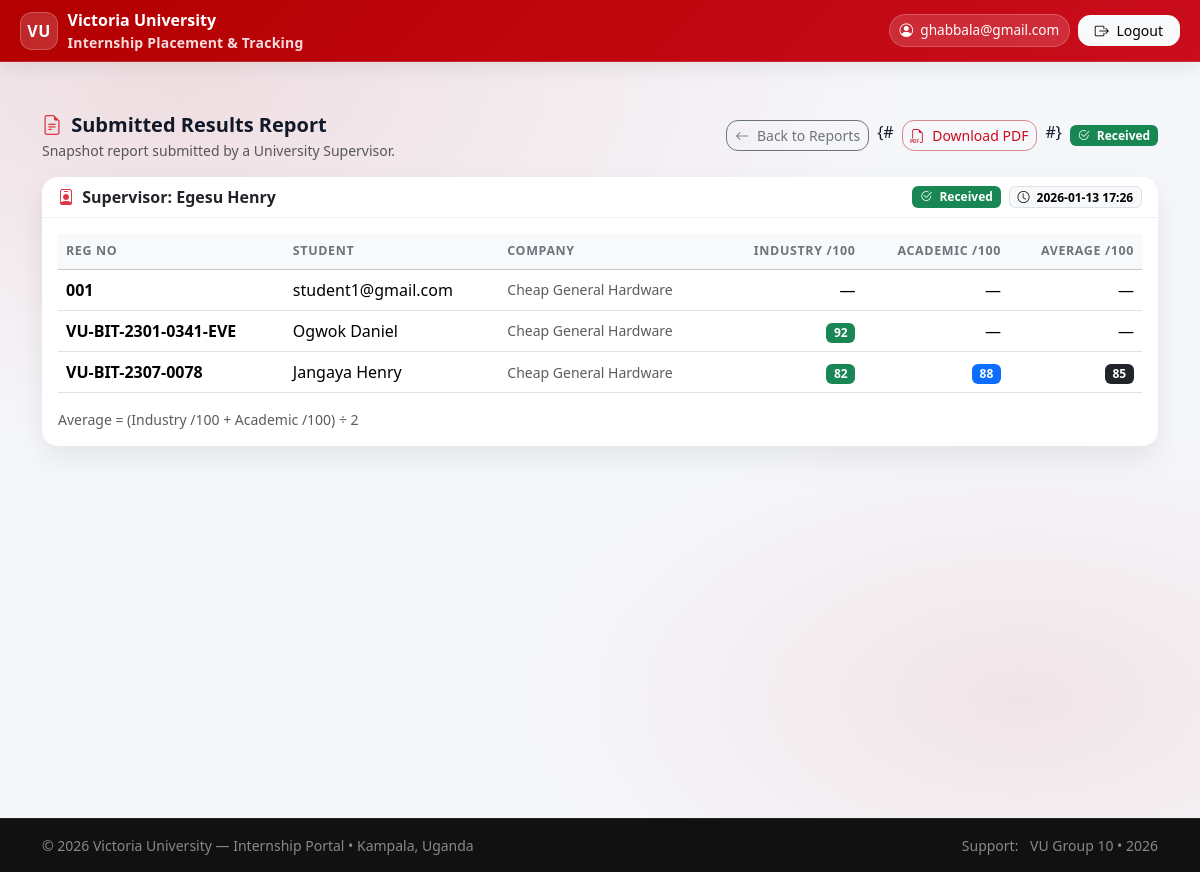
Page /tracking/coordinator/results-reports/15/ (signed in) on the committed database.
### accounts/models.py (models this page shows, shortened)
class User(AbstractUser):
    username = None
    email = models.EmailField(_("email address"), unique=True)
    USERNAME_FIELD = "email"
    REQUIRED_FIELDS = []
    objects = UserManager()
    class Meta:
        permissions = [
            ("role_university_supervisor", "Role: VU_UniversitySupervisor"),
            ("role_industry_supervisor", "Role: IndustrySupervisor"),
            ("role_coordinator", "Role: VU_Coordinator"),
        ]
    @property
    def display_name(self):
        full = self.get_full_name().strip()
        return full if full else self.email

### tracking/models.py (models this page shows, shortened)
class SupervisorResultsReport(models.Model):
    STATUS_CHOICES = (
        ("draft", "Draft"),
        ("submitted", "Submitted"),
    )
    supervisor_user = models.ForeignKey(settings.AUTH_USER_MODEL, on_delete=models.CASCADE)
    rows = models.JSONField(default=list, blank=True)
    status = models.CharField(max_length=20, choices=STATUS_CHOICES, default="draft")
    submitted_at = models.DateTimeField(null=True, blank=True)
    created_at = models.DateTimeField(auto_now_add=True)
    updated_at = models.DateTimeField(auto_now=True)

### tracking/views.py (the view)
# urls.py: path("coordinator/results-reports/<int:report_id>/", views.coordinator_results_report_detail, name="coordinator_results_report_detail"),
@login_required
def coordinator_results_report_detail(request, report_id):
    if not is_coordinator(request.user):
        return HttpResponseForbidden("Coordinators only.")
    report = get_object_or_404(
        SupervisorResultsReport,
        id=report_id,
        status__in=["submitted", "received"]
    )
    return render(request, "tracking/coordinator_results_report_detail.html", {
        "report": report,
        "rows": report.rows or [],
    })

### tracking/views.py (called while the page is built)
def is_coordinator(user):
    return user.is_superuser or user.groups.filter(name__in=["Coordinator", "Admin"]).exists()

### templates/tracking/coordinator_results_report_detail.html (shortened to what this page needs)
{% extends "base.html" %}
{% block content %}
<div class="row g-4">
  <div class="col-12">
    <div class="d-flex flex-column flex-md-row justify-content-between gap-2 align-items-start align-items-md-center">
      <div>
        <div class="fw-bold fs-5">
          <i class="bi bi-file-earmark-text me-1 text-danger"></i>
          Submitted Results Report
        </div>
        <div class="text-muted small">
          Snapshot report submitted by a University Supervisor.
        </div>
      </div>
      <div class="d-flex gap-2 flex-wrap">
        <a href="{% url 'coordinator_results_reports' %}" class="btn btn-outline-secondary btn-sm">
          <i class="bi bi-arrow-left me-1"></i> Back to Reports
        </a>
        {# <a href="{% url 'coordinator_results_report_pdf' report.id %}" class="btn btn-outline-danger btn-sm">
          <i class="bi bi-filetype-pdf me-1"></i> Download PDF
        </a> #}
        {% if report.status != "received" %}
          <form method="post" action="{% url 'coordinator_mark_report_received' report.id %}" class="m-0">
            {% csrf_token %}
            <button class="btn btn-success btn-sm" type="submit">
              <i class="bi bi-check2-circle me-1"></i> Mark as Received
            </button>
          </form>
        {% else %}
          <span class="badge text-bg-success align-self-center">
            <i class="bi bi-check2-circle me-1"></i> Received
          </span>
        {% endif %}
      </div>
    </div>
    <div class="card mt-3">
      <div class="card-header d-flex flex-column flex-md-row justify-content-between gap-2 align-items-start align-items-md-center">
        <div class="fw-bold">
          <i class="bi bi-person-badge me-1 text-danger"></i>
          Supervisor: {{ report.supervisor_user.display_name|default:report.supervisor_user.username }}
        </div>
        <div class="d-flex gap-2 flex-wrap">
          {% if report.status == "submitted" %}
            <span class="badge text-bg-primary">
              <i class="bi bi-send-check me-1"></i> Submitted
            </span>
          {% elif report.status == "received" %}
            <span class="badge text-bg-success">
              <i class="bi bi-check2-circle me-1"></i> Received
            </span>
          {% else %}
            <span class="badge text-bg-warning">
              <i class="bi bi-pencil-square me-1"></i> {{ report.status|title }}
            </span>
          {% endif %}
          {% if report.submitted_at %}
            <span class="badge text-bg-light border">
              <i class="bi bi-clock me-1"></i> {{ report.submitted_at|date:"Y-m-d H:i" }}
            </span>
          {% endif %}
        </div>
      </div>
      <div class="card-body">
        {% if rows %}
          <div class="table-responsive">
            <table class="table table-hover align-middle mb-0">
              <thead class="table-light">
                <tr>
                  <th>Reg No</th>
                  <th>Student</th>
                  <th>Company</th>
                  <th class="text-end">Industry /100</th>
                  <th class="text-end">Academic /100</th>
                  <th class="text-end">Average /100</th>
                </tr>
              </thead>
              <tbody>
                {% for r in rows %}
                  <tr>
                    <td class="fw-semibold">{{ r.reg_no }}</td>
                    <td>{{ r.name }}</td>
                    <td class="text-muted small">{{ r.company }}</td>
                    <td class="text-end">
                      {% if r.industry_100 is not None %}
                        <span class="badge text-bg-success">{{ r.industry_100|floatformat:0 }}</span>
                      {% else %}—{% endif %}
                    </td>
                    <td class="text-end">
                      {% if r.academic_100 is not None %}
                        <span class="badge text-bg-primary">{{ r.academic_100|floatformat:0 }}</span>
                      {% else %}—{% endif %}
                    </td>
                    <td class="text-end">
                      {% if r.average_100 is not None %}
                        <span class="badge text-bg-dark">{{ r.average_100|floatformat:0 }}</span>
                      {% else %}—{% endif %}
                    </td>
                  </tr>
                {% endfor %}
              </tbody>
            </table>
          </div>
          <div class="small text-muted mt-3">
            Average = (Industry /100 + Academic /100) ÷ 2
          </div>
        {% endif %}
      </div>
    </div>
  </div>
</div>
{% endblock %}

### templates/base.html (shortened to what this page needs)
<!doctype html>
<html lang="en">
<head>
  {% load static %}
  <link href="https://cdn.jsdelivr.net/npm/bootstrap@5.3.3/dist/css/bootstrap.min.css" rel="stylesheet">
  <link rel="stylesheet" href="https://cdn.jsdelivr.net/npm/bootstrap-icons@1.11.3/font/bootstrap-icons.min.css">
  <link rel="stylesheet" href="{% static 'base/css/vu_portal.css' %}">
</head>
<body class="vu-body d-flex flex-column">
  <header class="vu-topbar">
    <nav class="navbar navbar-expand-lg navbar-dark py-2">
      <div class="container-fluid vu-container-pad">
        <a class="vu-brand" href="{% url 'dashboard' %}">
          <span class="vu-badge">VU</span>
          <span class="d-none d-sm-inline">
            Victoria University
            <small class="d-none d-lg-block">Internship Placement & Tracking</small>
          </span>
        </a>
        <div class="collapse navbar-collapse" id="vuNav">
          <ul class="navbar-nav ms-auto align-items-lg-center gap-lg-2">
            {% if request.user.is_authenticated %}
              <li class="nav-item my-2 my-lg-0">
                <span class="vu-pill">
                  <i class="bi bi-person-circle"></i>
                  {{ request.user.display_name|default:request.user.email }}
                </span>
              </li>
              <li class="nav-item my-2 my-lg-0">
                <form method="post" action="{% url 'logout' %}" class="d-inline">
                  <button type="submit" class="btn btn-light btn-sm px-3">
                    <i class="bi bi-box-arrow-right me-1"></i> Logout
                  </button>
                </form>
              </li>
            {% else %}
              <li class="nav-item my-2 my-lg-0">
                <a href="{% url 'login' %}" class="btn btn-light btn-sm px-3">
                  <i class="bi bi-box-arrow-in-right me-1"></i> Login
                </a>
              </li>
            {% endif %}
          </ul>
        </div>
      </div>
    </nav>
  </header>
  <main id="main-content" class="container vu-main my-4 my-lg-5 flex-grow-1">
    {% block content %}{% endblock %}
  </main>
  <footer class="vu-footer mt-auto">
    <div class="container py-3 d-flex flex-column flex-md-row justify-content-between align-items-start align-items-md-center gap-2">
      <div class="small text-white-50">
        © {% now "Y" %} Victoria University — Internship Portal
        <span class="d-none d-md-inline">• Kampala, Uganda</span>
      </div>
      <div class="small text-white-50">
        <span class="me-2">Support:</span>
        <span class="text-white-50">VU Group 10 • 2026</span>
      </div>
    </div>
  </footer>
</body>
</html>

### static/base/css/vu_portal.css (style rules this page uses)
:root { --vu-red: #8B0000; --vu-red-2: #B30000; --vu-dark: #111827; --vu-bg: #f6f7fb; --vu-card: #ffffff; --vu-border: rgba(0,0,0,.08); --vu-muted: #6b7280; --vu-radius: 16px; --vu-radius-sm: 12px; --vu-shadow: 0 12px 30px rgba(0,0,0,.08); --vu-shadow-hover: 0 14px 34px rgba(0,0,0,.10); --vu-soft: rgba(179,0,0,.08); }
.vu-body { min-height: 100vh; background: radial-gradient(1200px 600px at 15% 10%, rgba(179,0,0,.10), transparent 60%), radial-gradient(900px 500px at 85% 80%, rgba(179,0,0,.08), transparent 55%), var(--vu-bg); color: var(--vu-dark); }
a { text-decoration: none; }
.vu-topbar { background: linear-gradient(135deg, var(--vu-red), var(--vu-red-2)); box-shadow: 0 12px 30px rgba(0,0,0,.18); border-bottom: 1px solid rgba(255,255,255,.14); }
.vu-badge { width: 38px; height: 38px; display: grid; place-items: center; border-radius: 12px; background: rgba(255,255,255,.18); border: 1px solid rgba(255,255,255,.25); font-weight: 900; letter-spacing: .4px; }
.vu-pill { display: inline-flex; align-items: center; gap: .45rem; padding: .38rem .65rem; border-radius: 999px; background: rgba(255,255,255,.14); border: 1px solid rgba(255,255,255,.18); color: #fff; font-size: .85rem; white-space: nowrap; }
.card { border: 0; border-radius: var(--vu-radius); box-shadow: var(--vu-shadow); }
.card-header { background: transparent; border-bottom: 1px solid rgba(0,0,0,.06); font-weight: 800; }
.btn { border-radius: var(--vu-radius-sm); }
.btn-outline-danger { border-color: rgba(179,0,0,.45); color: var(--vu-red-2); }
.table thead th { font-size: .78rem; text-transform: uppercase; letter-spacing: .05em; color: #6c757d; }
.table td, .table th { vertical-align: middle; }
.table .badge { font-weight: 700; }
.vu-footer { background: linear-gradient(135deg, #141414, #0b0f1a); border-top: 1px solid rgba(255,255,255,.08); }

### templates/base.html (style rules this page uses)
:root { --vu-red:#b30000; --vu-red-2:#ca0d1d; --vu-soft:#fff5f5; }
.vu-topbar { position: sticky; top: 0; z-index: 1030; background: linear-gradient(135deg, var(--vu-red), var(--vu-red-2)); border-bottom: 1px solid rgba(255,255,255,.14); box-shadow: 0 .35rem 1.2rem rgba(0,0,0,.08); }
.vu-brand { display:flex; align-items:center; gap:.6rem; text-decoration:none; color:#fff; font-weight:900; }
.vu-badge { width:38px; height:38px; border-radius: 12px; display:grid; place-items:center; background: rgba(255,255,255,.16); border: 1px solid rgba(255,255,255,.22); font-weight:900; letter-spacing:.5px; }
.vu-brand small { display:block; color:rgba(255,255,255,.86); font-weight:600; letter-spacing:.2px; }
.vu-pill { display:inline-flex; align-items:center; gap:.45rem; padding:.35rem .6rem; border-radius: 999px; background: rgba(255,255,255,.14); border: 1px solid rgba(255,255,255,.20); color:#fff; font-size:.85rem; white-space: nowrap; }
.vu-main { min-height: calc(100vh - 140px); }
.vu-footer { background: #111; border-top: 1px solid rgba(255,255,255,.08); }
@media (min-width: 992px) { .vu-container-pad { padding-left: 1.25rem; padding-right: 1.25rem; } }

### rows in the picture
User: user.display_name "ghabbala@gmail.com"
SupervisorResultsReport: supervisor_user.display_name "Egesu Henry", submitted_at "2026-01-13 17:26"

### other values in the picture
{{ r.reg_no }} "001" "VU-BIT-2301-0341-EVE" "VU-BIT-2307-0078"
{{ r.name }} "student1@gmail.com" "Ogwok Daniel" "Jangaya Henry"
{{ r.company }} "Cheap General Hardware" "Cheap General Hardware" "Cheap General Hardware"
{{ r.industry_100|floatformat:0 }} "92" "82"
{{ r.academic_100|floatformat:0 }} "88"
{{ r.average_100|floatformat:0 }} "85"
